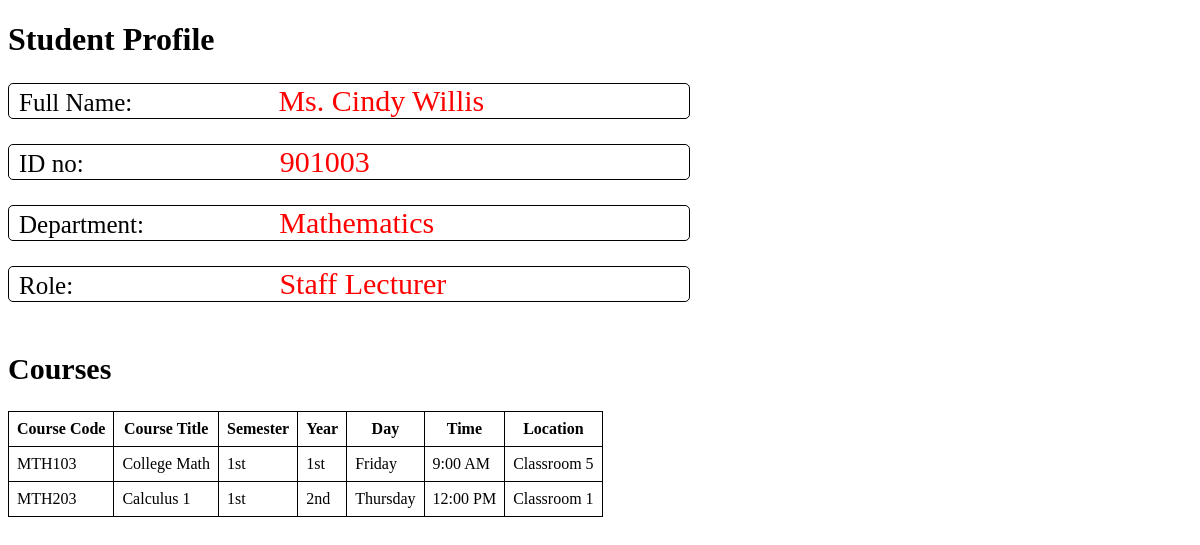
The page /viewSingleLecturer.php?id=901003 on the database its author committed.
### tables this page shows
create table Course_Schedule
(
	courseScheduleSection int not null,  
	courseScheduleCode varchar(10) not null,  
    courseScheduleSemester int not null,
    courseScheduleYear int not null,
    courseScheduleDay int not null,  
    courseScheduleTime int not null,
    courseScheduleLocation varchar(20) not null,
    courseScheduleLecturerID int not null,  
    primary key(courseScheduleSection,courseScheduleCode,courseScheduleLecturerID),
    foreign key (courseScheduleCode) references Courses(coursecode),
    foreign key (courseScheduleLecturerID) references Lecturers(lecturerID)
);

create table Courses
(
	coursecode varchar(10) not null,
	coursetitle varchar(30) not null,
    coursecredits int not null,
    coursedegreelevel varchar(20) not null,    
    primary key (coursecode)
);

### viewSingleLecturer.php (the view, shortened to what this page needs)
<?php
	include "connect.php";
?>
<!DOCTYPE html>
<html>
    <head>
    </head>
    <body>
    <?php
        function DOTW($data)
        {
            if($data == 4){return "Thursday";}
            if($data == 5){return "Friday";}
        }
        function YEAR($data)
        {
            if($data == 1){return "1st";}
            if($data == 2){return "2nd";}
        }
        function SEMESTER($data)
        {
            if($data == 1){return "1st";}
        }
        function TOD($data)
        {
            if($data > 12){return strval($data - 12) . ":00 PM";}
            else if ($data == 12){return strval($data) . ":00 PM";}
            else{return strval($data) . ":00 AM";}
        }
        $viewquery="select * from Lecturers, Course_Schedule, Courses where Course_Schedule.courseScheduleLecturerID = Lecturers.lecturerID and Courses.coursecode = Course_Schedule.courseScheduleCode and courseScheduleLecturerID = $_GET[id]";
        $result=mysqli_query($connection,$viewquery)or die('Error query not working');
        if($result->num_rows>0)
        {
    ?>
            <div>
                <h1>Student Profile</h1>
                <p>Full Name: <span id="name"><?php echo $_SESSION['title']." ".$_SESSION['fname']." ".$_SESSION['lname']; ?></span></p>
                <p>ID no: <span id="lecturerID"><?php echo $_SESSION['lecturerID']; ?></span></p>
                <p>Department: <span id="department"><?php echo $_SESSION['department']; ?></span></p>
                <p>Role: <span id="position"><?php echo $_SESSION['position']; ?></span></p>
            </div>
            <h2>Courses</h2>
    <?php
            echo"<table id='table1'>";
            echo"<tr><th>Course Code</th><th>Course Title</th><th>Semester</th><th>Year</th><th>Day</th><th>Time</th><th>Location</th></tr>";
            while($row=$result->fetch_assoc())
            {
                $dotw = DOTW($row['courseScheduleDay']);
                $year = YEAR($row['courseScheduleYear']);
                $semester = SEMESTER($row['courseScheduleSemester']);
                $tod = TOD($row['courseScheduleTime']);
                echo"<tr><td>$row[courseScheduleCode]</td><td>$row[coursetitle]</td><td>$semester</td><td>$year</td><td>$dotw</td><td>$tod</td><td>$row[courseScheduleLocation]</td></tr>";
            }
            echo"</table>";
        }
    ?>
    </body>
</html>

### viewSingleLecturer.php (style rules this page uses)
#table1, th, td { border: 1px solid black; border-collapse: collapse; padding: 0.5rem; }
h2 { font-size: 30px; padding-top: 25px; }
p { width: 670px; font-size: 25px; border: 1px solid black; border-radius: 5px; overflow: hidden; padding-left: 10px; }
span { font-size: 30px; color:red; }
#name { padding-left: 140px; }
#lecturerID { padding-left: 190px; }
#department { padding-left: 129px; }
#position { padding-left: 200px; }

### rows shown on the page
course_schedule: courseScheduleCode "MTH103", courseScheduleCode.coursetitle "College Math", courseScheduleSemester "1st", courseScheduleYear "1st", courseScheduleDay "Friday", courseScheduleTime "9:00 AM", courseScheduleLocation "Classroom 5"
course_schedule: courseScheduleCode "MTH203", courseScheduleCode.coursetitle "Calculus 1", courseScheduleSemester "1st", courseScheduleYear "2nd", courseScheduleDay "Thursday", courseScheduleTime "12:00 PM", courseScheduleLocation "Classroom 1"

### other values the page prints
$_SESSION['title'] "Ms."
$_SESSION['fname'] "Cindy"
$_SESSION['lname'] "Willis"
$_SESSION['lecturerID'] "901003"
$_SESSION['department'] "Mathematics"
$_SESSION['position'] "Staff Lecturer"
